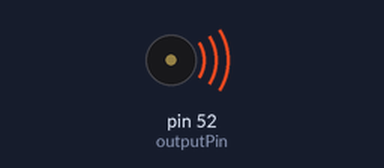
Simulated run of this sketch. Board: Arduino Mega 2560, built with avr-gcc and run on an emulated ATmega2560. On the bench: buzzer (waves = sounding).

Above: at 0.5 s.
Timing chart, 0 to 16.9 s (numbered marks = the images above):
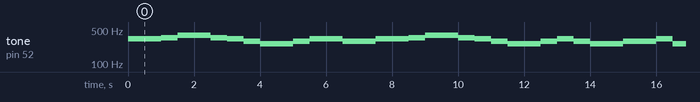

Measured:
- by itself, tone on pin 52 (outputPin): plays 330 Hz for 1.0 s, 349 Hz for 0.50 s, 392 Hz for 1.0 s, 349 Hz for 0.50 s, 330 Hz for 0.50 s, 294 Hz for 0.50 s … (195 notes in this stretch)

The sketch:

freude_arduino.ino
```cpp
/*************************************************

 * Public Constants

 *************************************************/

#define NOTE_B0  31
#define NOTE_C1  33
#define NOTE_CS1 35
#define NOTE_D1  37
#define NOTE_DS1 39
#define NOTE_E1  41
#define NOTE_F1  44
#define NOTE_FS1 46
#define NOTE_G1  49
#define NOTE_GS1 52
#define NOTE_A1  55
#define NOTE_AS1 58
#define NOTE_B1  62
#define NOTE_C2  65
#define NOTE_CS2 69
#define NOTE_D2  73
#define NOTE_DS2 78
#define NOTE_E2  82
#define NOTE_F2  87
#define NOTE_FS2 93
#define NOTE_G2  98
#define NOTE_GS2 104
#define NOTE_A2  110
#define NOTE_AS2 117
#define NOTE_B2  123
#define NOTE_C3  131
#define NOTE_CS3 139
#define NOTE_D3  147
#define NOTE_DS3 156
#define NOTE_E3  165
#define NOTE_F3  175
#define NOTE_FS3 185
#define NOTE_G3  196
#define NOTE_GS3 208
#define NOTE_A3  220
#define NOTE_AS3 233
#define NOTE_B3  247
#define NOTE_C4  262
#define NOTE_CS4 277
#define NOTE_D4  294
#define NOTE_DS4 311
#define NOTE_E4  330
#define NOTE_F4  349
#define NOTE_FS4 370
#define NOTE_G4  392
#define NOTE_GS4 415
#define NOTE_A4  440
#define NOTE_AS4 466
#define NOTE_B4  494
#define NOTE_C5  523
#define NOTE_CS5 554
#define NOTE_D5  587
#define NOTE_DS5 622
#define NOTE_E5  659
#define NOTE_F5  698
#define NOTE_FS5 740
#define NOTE_G5  784
#define NOTE_GS5 831
#define NOTE_A5  880
#define NOTE_AS5 932
#define NOTE_B5  988
#define NOTE_C6  1047
#define NOTE_CS6 1109
#define NOTE_D6  1175
#define NOTE_DS6 1245
#define NOTE_E6  1319
#define NOTE_F6  1397
#define NOTE_FS6 1480
#define NOTE_G6  1568
#define NOTE_GS6 1661
#define NOTE_A6  1760
#define NOTE_AS6 1865
#define NOTE_B6  1976
#define NOTE_C7  2093
#define NOTE_CS7 2217
#define NOTE_D7  2349
#define NOTE_DS7 2489
#define NOTE_E7  2637
#define NOTE_F7  2794
#define NOTE_FS7 2960
#define NOTE_G7  3136
#define NOTE_GS7 3322
#define NOTE_A7  3520
#define NOTE_AS7 3729
#define NOTE_B7  3951
#define NOTE_C8  4186
#define NOTE_CS8 4435
#define NOTE_D8  4699
#define NOTE_DS8 4978

#define outputPin 52

void setup() {
  // put your setup code here, to run once:
}

void loop() {
int notes[55][2] = {
  {NOTE_E4, 1},
  {NOTE_E4, 1},
  {NOTE_F4, 1},
  {NOTE_G4, 1},
  {NOTE_G4, 1},
  {NOTE_F4, 1},
  {NOTE_E4, 1},
  {NOTE_D4, 1},
  {NOTE_C4, 1},
  {NOTE_C4, 1},
  {NOTE_D4, 1},
  {NOTE_E4, 1},
  {NOTE_E4, 1.5},
  {NOTE_D4, 0.5},
  {NOTE_D4, 2},
  {NOTE_E4, 1},
  {NOTE_E4, 1},
  {NOTE_F4, 1},
  {NOTE_G4, 1},
  {NOTE_G4, 1},
  {NOTE_F4, 1},
  {NOTE_E4, 1},
  {NOTE_D4, 1},
  {NOTE_C4, 1},
  {NOTE_C4, 1},
  {NOTE_D4, 1},
  {NOTE_E4, 1},
  {NOTE_D4, 1.5},
  {NOTE_C4, 0.5},
  {NOTE_C4, 2},
  {NOTE_D4, 1},
  {NOTE_D4, 1},
  {NOTE_E4, 1},
  {NOTE_C4, 1},
  {NOTE_D4, 1},
  {NOTE_E4, 0.5},
  {NOTE_F4, 0.5},
  {NOTE_E4, 1},
  {NOTE_C4, 1},
  {NOTE_D4, 1},
  {NOTE_E4, 0.5},
  {NOTE_F4, 0.5},
  {NOTE_E4, 1},
  {NOTE_D4, 1},
  {NOTE_C4, 1},
  {NOTE_D4, 1},
  {NOTE_G3, 1},
  {NOTE_E4, 2},
  {NOTE_E4, 1},
  {NOTE_F4, 1},
  {NOTE_G4, 1},
  {NOTE_G4, 1},
  {NOTE_F4, 1},
  {NOTE_E4, 1},
  {NOTE_D4, 1},
};
int numNotes = sizeof(notes) / sizeof(notes[0]);
  // put your main code here, to run repeatedly:
  for (int index = 0; index < numNotes; index++) {
    tone(outputPin, notes[index][0], notes[index][1] * 500);
    delay(notes[index][1] * 500);
  }
}
```
